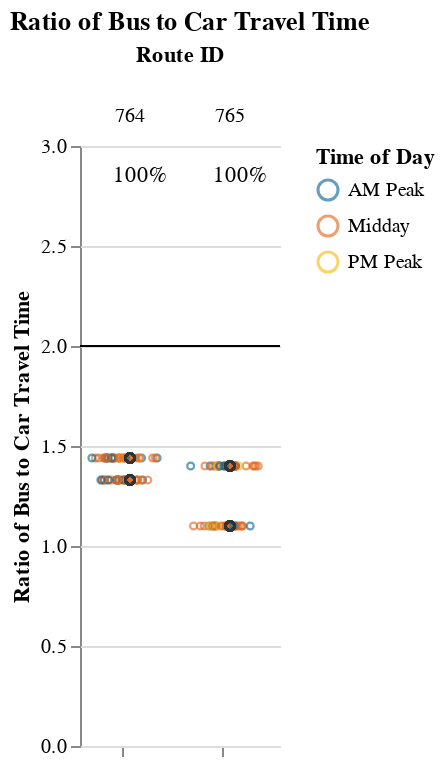
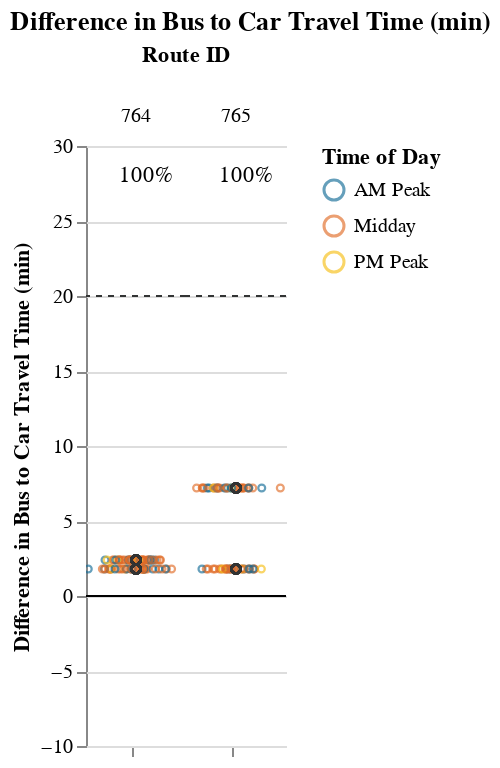

Here is the notebook cell these charts were saved with, in order:
### Markdown cell above
## Viable Competitive Routes
### Short Routes (< 1 hr)

### Code cell
# Allow for possibility that operator doesn't have routes that fall into certain route_groups
# But, jupyterbook will not like markdown with f-string
# separate out route_group and put in each cell, and use try/except + if to display...
# but all 3 route groups must be displayed. just add sentence about why no routes were returned at the end
route_group = "short"
try:
    display_charts_for_route_group(df, route_group)
except:
    print("No routes meet this criteria.")

### Figure 1 — Vega-Lite specification as saved in the notebook (floating-point values rounded to 4 significant figures; data arrays with more than 128 entries replaced by an {"elided": "..."} marker saying what was removed)
{"config": {"view": {"continuousWidth": 400, "continuousHeight": 300, "stroke": null}, "facet": {"spacing": 0}}, "data": {"name": "data-2e725675b2af93d7703498ceb1622006"}, "facet": {"column": {"field": "route_id", "sort": ["764", "765"], "title": "Route ID", "type": "nominal"}}, "spec": {"layer": [{"mark": "rule", "encoding": {"color": {"value": "black"}, "y": {"field": "cutoff", "type": "quantitative"}}, "selection": {"selector001": {"type": "interval", "bind": "scales", "encodings": ["x", "y"]}}}, {"mark": {"type": "point", "opacity": 0.65, "size": 12, "strokeWidth": 1.1}, "encoding": {"color": {"field": "time_of_day", "scale": {"range": ["#136C97", "#E16B26", "#F6BF16", "#00896B", "#7790A3", "#5B559C"]}, "sort": ["AM Peak", "Midday", "PM Peak", "Owl Service"], "title": "Time of Day", "type": "nominal"}, "tooltip": [{"field": "route_id", "type": "nominal"}, {"field": "route_name", "type": "nominal"}, {"field": "trip_id", "type": "nominal"}, {"field": "service_hours", "type": "quantitative"}, {"field": "car_duration_hours", "type": "quantitative"}, {"field": "bus_multiplier", "type": "quantitative"}, {"field": "bus_difference", "type": "quantitative"}, {"field": "num_trips", "type": "quantitative"}, {"field": "num_competitive", "type": "quantitative"}, {"field": "pct_trips_competitive", "type": "quantitative"}, {"field": "pct_below_cutoff", "type": "quantitative"}, {"field": "p25", "type": "quantitative"}, {"field": "p50", "type": "quantitative"}, {"field": "p75", "type": "quantitative"}], "x": {"axis": {"grid": false, "labels": false, "ticks": true, "values": [0]}, "field": "jitter", "scale": {}, "title": null, "type": "quantitative"}, "y": {"field": "bus_multiplier", "scale": {"domain": [0, 3.0]}, "title": "Ratio of Bus to Car Travel Time", "type": "quantitative"}}, "transform": [{"calculate": "sqrt(-2*log(random()))*cos(2*PI*random())", "as": "jitter"}], "width": 50}, {"layer": [{"mark": {"type": "point", "opacity": 0.6, "size": 20, "strokeWidth": 1.3}, "encoding": {"color": {"value": "#323434"}, "y": {"field": "bus_multiplier", "type": "quantitative"}}, "transform": [{"filter": "(datum.p50_trip === 1)"}]}, {"mark": {"type": "text", "align": "center", "baseline": "middle"}, "encoding": {"color": {"value": "black"}, "text": {"field": "pct_trips_competitive", "format": ".0%", "type": "quantitative"}, "tooltip": [{"field": "route_id", "type": "nominal"}, {"field": "route_name", "type": "nominal"}, {"field": "trip_id", "type": "nominal"}, {"field": "service_hours", "type": "quantitative"}, {"field": "car_duration_hours", "type": "quantitative"}, {"field": "bus_multiplier", "type": "quantitative"}, {"field": "bus_difference", "type": "quantitative"}, {"field": "num_trips", "type": "quantitative"}, {"field": "num_competitive", "type": "quantitative"}, {"field": "pct_trips_competitive", "type": "quantitative"}, {"field": "pct_below_cutoff", "type": "quantitative"}, {"field": "p25", "type": "quantitative"}, {"field": "p50", "type": "quantitative"}, {"field": "p75", "type": "quantitative"}], "x": {"value": 30}, "y": {"value": 15}}, "transform": [{"calculate": "sqrt(-2*log(random()))*cos(2*PI*random())", "as": "jitter"}, {"filter": "(datum.fastest_trip === 1)"}]}]}]}, "resolve": {"scale": {"y": "shared"}}, "title": "Ratio of Bus to Car Travel Time", "$schema": "https://vega.github.io/schema/vega-lite/v4.17.0.json", "datasets": {"data-2e725675b2af93d7703498ceb1622006": {"elided": "146 records"}}}

### Figure 2 — Vega-Lite specification as saved in the notebook (floating-point values rounded to 4 significant figures; data arrays with more than 128 entries replaced by an {"elided": "..."} marker saying what was removed)
{"config": {"view": {"continuousWidth": 400, "continuousHeight": 300, "stroke": null}, "facet": {"spacing": 0}}, "data": {"name": "data-2571ee8a4a71a249476860d699c642c9"}, "facet": {"column": {"field": "route_id", "sort": ["764", "765"], "title": "Route ID", "type": "nominal"}}, "spec": {"layer": [{"mark": "rule", "encoding": {"color": {"value": "black"}, "y": {"field": "cutoff", "type": "quantitative"}}, "selection": {"selector002": {"type": "interval", "bind": "scales", "encodings": ["x", "y"]}}}, {"mark": {"type": "rule", "strokeDash": [3, 3]}, "encoding": {"color": {"value": "#323434"}, "y": {"field": "cutoff2", "type": "quantitative"}}}, {"mark": {"type": "point", "opacity": 0.65, "size": 12, "strokeWidth": 1.1}, "encoding": {"color": {"field": "time_of_day", "scale": {"range": ["#136C97", "#E16B26", "#F6BF16", "#00896B", "#7790A3", "#5B559C"]}, "sort": ["AM Peak", "Midday", "PM Peak", "Owl Service"], "title": "Time of Day", "type": "nominal"}, "tooltip": [{"field": "route_id", "type": "nominal"}, {"field": "route_name", "type": "nominal"}, {"field": "trip_id", "type": "nominal"}, {"field": "service_hours", "type": "quantitative"}, {"field": "car_duration_hours", "type": "quantitative"}, {"field": "bus_multiplier", "type": "quantitative"}, {"field": "bus_difference", "type": "quantitative"}, {"field": "num_trips", "type": "quantitative"}, {"field": "num_competitive", "type": "quantitative"}, {"field": "pct_trips_competitive", "type": "quantitative"}, {"field": "pct_below_cutoff", "type": "quantitative"}, {"field": "p25", "type": "quantitative"}, {"field": "p50", "type": "quantitative"}, {"field": "p75", "type": "quantitative"}], "x": {"axis": {"grid": false, "labels": false, "ticks": true, "values": [0]}, "field": "jitter", "scale": {}, "title": null, "type": "quantitative"}, "y": {"field": "bus_difference", "scale": {"domain": [-5, 25.0]}, "title": "Difference in Bus to Car Travel Time (min)", "type": "quantitative"}}, "transform": [{"calculate": "sqrt(-2*log(random()))*cos(2*PI*random())", "as": "jitter"}], "width": 50}, {"layer": [{"mark": {"type": "point", "opacity": 0.6, "size": 20, "strokeWidth": 1.3}, "encoding": {"color": {"value": "#323434"}, "y": {"field": "bus_difference", "type": "quantitative"}}, "transform": [{"filter": "(datum.p50_trip === 1)"}]}, {"mark": {"type": "text", "align": "center", "baseline": "middle"}, "encoding": {"color": {"value": "black"}, "text": {"field": "pct_trips_competitive", "format": ".0%", "type": "quantitative"}, "tooltip": [{"field": "route_id", "type": "nominal"}, {"field": "route_name", "type": "nominal"}, {"field": "trip_id", "type": "nominal"}, {"field": "service_hours", "type": "quantitative"}, {"field": "car_duration_hours", "type": "quantitative"}, {"field": "bus_multiplier", "type": "quantitative"}, {"field": "bus_difference", "type": "quantitative"}, {"field": "num_trips", "type": "quantitative"}, {"field": "num_competitive", "type": "quantitative"}, {"field": "pct_trips_competitive", "type": "quantitative"}, {"field": "pct_below_cutoff", "type": "quantitative"}, {"field": "p25", "type": "quantitative"}, {"field": "p50", "type": "quantitative"}, {"field": "p75", "type": "quantitative"}], "x": {"value": 30}, "y": {"value": 15}}, "transform": [{"calculate": "sqrt(-2*log(random()))*cos(2*PI*random())", "as": "jitter"}, {"filter": "(datum.fastest_trip === 1)"}]}]}]}, "resolve": {"scale": {"y": "shared"}}, "title": "Difference in Bus to Car Travel Time (min)", "$schema": "https://vega.github.io/schema/vega-lite/v4.17.0.json", "datasets": {"data-2571ee8a4a71a249476860d699c642c9": {"elided": "146 records"}}}
